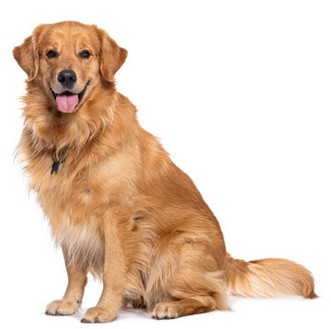
#> input picture dog.png, 331 x 329 px; its folder holds only this picture in this run
$ python lab5.py
#> lines starting #> are read from the running program, lines starting #| are printed output that depends on the picture; after the words box and inside, x2 and y2 are one past the last pixel; in counts of white or black regions, pixels touching at a corner belong together
#> further down, image is the input picture: PIL image 331x329 RGBA; mean R, G, B, A 229.5, 208.3, 191.8, 255
"""
    Jesse Han
    jesse.han53@myhunter.cuny.edu
    CSCI 39534 Lab 5
    Resource: None
"""
from PIL import Image

output_dir = "images/"

def bitplane_decomposition(image):
    img = image.convert('L')
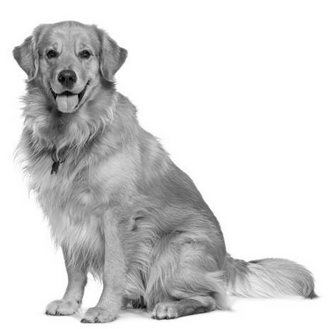
#> img: PIL image 331x329 L; min 1, max 255, mean 212.8
    width = img.size[0]
#> width = 331
    height = img.size[1]
#> height = 329
    pxl = img.load()

    for k in range(7, -1, -1):
        out = Image.new(mode='L', size=(width, height))
        out_pxl = out.load()

        for i in range(width):
            for j in range(height):
                out_pxl[i,j] = 255 if pxl[i,j] >= (2 ** k) else 0
                pxl[i,j] = pxl[i,j] - (2 ** k) if pxl[i,j] >= (2 ** k) else pxl[i,j]

        out.save(f"{output_dir}{k}.png")
#> this loop made 8 passes
#> pass 1, in bitplane_decomposition, `out.save(f"{output_dir}{k}.png")`:
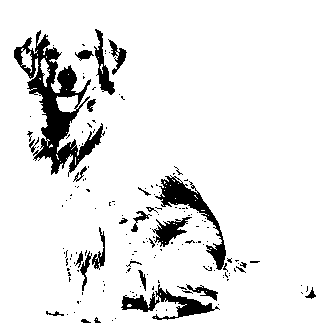
#> saved as 7.png: PIL image 331x329 L; 91.1% white; 166 black regions (138 under 20 px), largest, box (x1, y1, x2, y2) and area: (14, 30, 105, 177) 4040, (155, 175, 226, 270) 1432, (121, 284, 220, 320) 1104
#> pass 2, in bitplane_decomposition, `out.save(f"{output_dir}{k}.png")`:
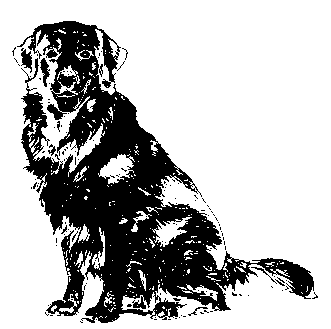
#> saved as 6.png: PIL image 331x329 L; 71.9% white; 128 black regions (119 under 20 px), largest, box (x1, y1, x2, y2) and area: (17, 21, 314, 323) 29644, (21, 48, 32, 73) 157, (40, 58, 50, 87) 146
#> after the loop:
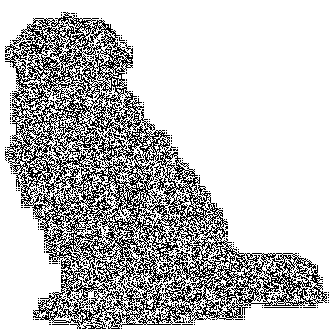
#> out: PIL image 331x329 L; 75.2% white; black in thin lines or dots

def bitplane_recomposition(image_files, width, height, lsb=4):
    out = Image.new(mode='L', size=(width, height))
    out_pixels = out.load()


# Image Bitplane Decomposition
image = Image.open('dog.png')
bitplane_decomposition(image)

# Noise Removal in OCT Image using Bitplane Decomposition
bitplanes = [f"{output_dir}{str(i)}.png" for i in range(8)]
bitplane_recomposition(bitplanes, image.size[0], image.size[1])
